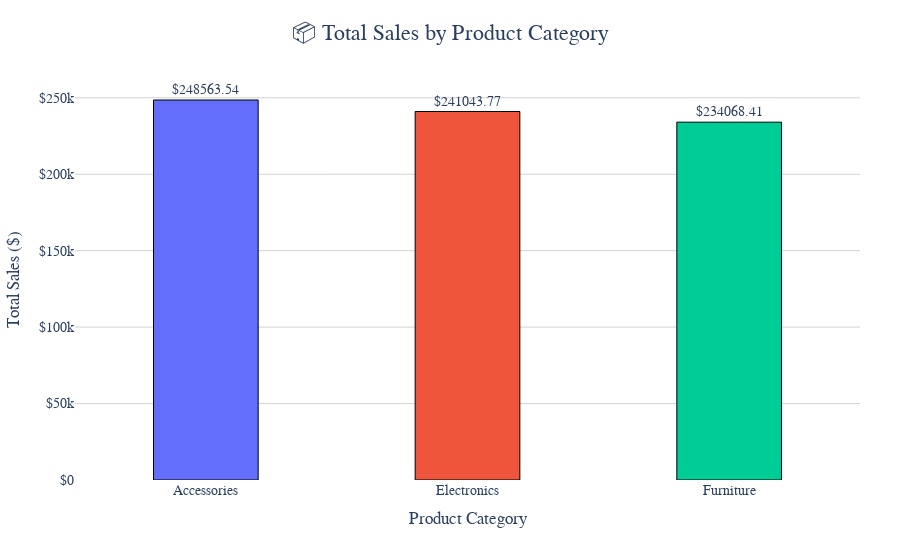

Write notebook code for a chart like this one.
### Code cell
category_sales = df.groupby('Category', as_index=False)['Total_Amount'].sum()
category_sales = category_sales.sort_values('Total_Amount', ascending=False)
fig5 = px.bar(
    category_sales,
    x='Category',
    y='Total_Amount',
    color='Category',
    title='📦 Total Sales by Product Category',
    text=category_sales['Total_Amount'],
    labels={'Category': 'Product Category', 'Total_Amount': 'Total Sales ($)'}
)
fig5.update_traces(
    texttemplate='$%{text:.2f}',
    textposition='outside',
    marker=dict(line=dict(width=1, color='black'))
)
fig5.update_traces(width=0.4)
fig5.update_layout(
    xaxis_title='Product Category',
    yaxis_title='Total Sales ($)',
    title_x=0.5,
    title_font=dict(size=22),
    uniformtext_minsize=12,
    uniformtext_mode='hide',
    yaxis=dict(tickprefix='$', showgrid=True, gridcolor='lightgray'),
    xaxis=dict(showgrid=False),
    plot_bgcolor='white',
    paper_bgcolor='white',
    font=dict(family='Arial', size=14),
    hoverlabel=dict(bgcolor='white', font_size=13),
    margin=dict(l=40, r=40, t=80, b=80),
    showlegend=False
)
fig5.show()

### Figure 1 — Plotly figure (JSON) as saved in the notebook; plotly's stock layout.template omitted (floating-point values rounded to 4 significant figures)
{"data": [{"hovertemplate": "Product Category=%{x}<br>Total Sales ($)=%{text}<extra></extra>", "legendgroup": "Accessories", "marker": {"color": "#636efa", "line": {"color": "black", "width": 1}, "pattern": {"shape": ""}}, "name": "Accessories", "orientation": "v", "showlegend": true, "text": [248600.0], "textposition": "outside", "texttemplate": "$%{text:.2f}", "type": "bar", "width": 0.4, "x": ["Accessories"], "xaxis": "x", "y": [248600.0], "yaxis": "y"}, {"hovertemplate": "Product Category=%{x}<br>Total Sales ($)=%{text}<extra></extra>", "legendgroup": "Electronics", "marker": {"color": "#EF553B", "line": {"color": "black", "width": 1}, "pattern": {"shape": ""}}, "name": "Electronics", "orientation": "v", "showlegend": true, "text": [241000.0], "textposition": "outside", "texttemplate": "$%{text:.2f}", "type": "bar", "width": 0.4, "x": ["Electronics"], "xaxis": "x", "y": [241000.0], "yaxis": "y"}, {"hovertemplate": "Product Category=%{x}<br>Total Sales ($)=%{text}<extra></extra>", "legendgroup": "Furniture", "marker": {"color": "#00cc96", "line": {"color": "black", "width": 1}, "pattern": {"shape": ""}}, "name": "Furniture", "orientation": "v", "showlegend": true, "text": [234100.0], "textposition": "outside", "texttemplate": "$%{text:.2f}", "type": "bar", "width": 0.4, "x": ["Furniture"], "xaxis": "x", "y": [234100.0], "yaxis": "y"}], "layout": {"barmode": "relative", "font": {"family": "Arial", "size": 14}, "hoverlabel": {"bgcolor": "white", "font": {"size": 13}}, "legend": {"title": {"text": "Product Category"}, "tracegroupgap": 0}, "margin": {"b": 80, "l": 40, "r": 40, "t": 80}, "paper_bgcolor": "white", "plot_bgcolor": "white", "showlegend": false, "title": {"font": {"size": 22}, "text": "📦 Total Sales by Product Category", "x": 0.5}, "uniformtext": {"minsize": 12, "mode": "hide"}, "xaxis": {"anchor": "y", "categoryarray": ["Accessories", "Electronics", "Furniture"], "categoryorder": "array", "domain": [0, 1], "showgrid": false, "title": {"text": "Product Category"}}, "yaxis": {"anchor": "x", "domain": [0, 1], "gridcolor": "lightgray", "showgrid": true, "tickprefix": "$", "title": {"text": "Total Sales ($)"}}}}
